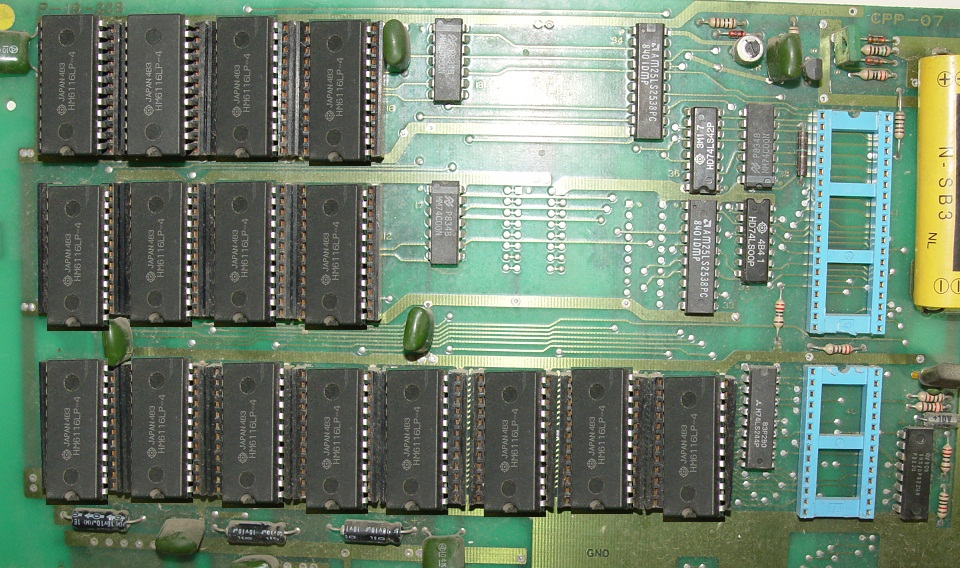
#> input picture Taller8/Imagen0.jpg, 960 x 568 px
$ python Taller8.py
#> lines starting #> are read from the running program, lines starting #| are printed output that depends on the picture; after the words box and inside, x2 and y2 are one past the last pixel; in counts of white or black regions, pixels touching at a corner belong together
import cv2
import numpy as np
import matplotlib.pyplot as plt
import matplotlib.image as mpimg
import math

def getLabel(centroids, cx, cy):
    distances = [math.sqrt((x - cx)**2 + (y - cy)**2) for x, y in centroids]
    closest_label = distances.index(min(distances)) + 1
    return closest_label

centroids = [
    [63, 85], [148, 85], [236, 85], [330, 85],
    [63, 250], [148, 250], [236, 250], [330, 250],
    [63, 428], [148, 428], [236, 428], [330, 428],
    [410, 428], [506, 428], [594, 428], [690, 428]
]

img0 = mpimg.imread('Taller8/Imagen0.jpg')
#> img0 is the input picture: shape (568, 960, 3); mean R, G, B 112.4, 130.9, 111.9
img1 = mpimg.imread('Taller8/Imagen3.jpg')
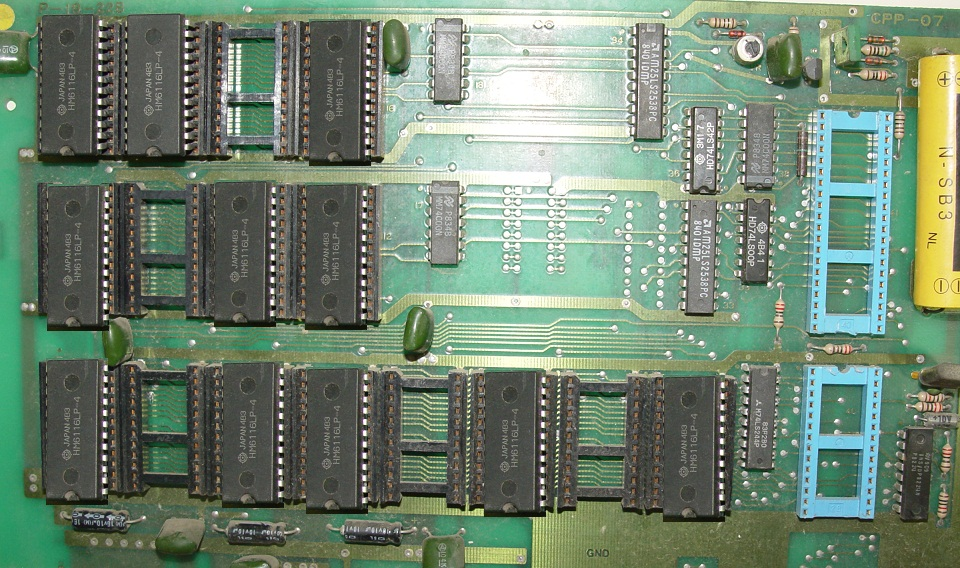
#> input picture Taller8/Imagen3.jpg, 960 x 568 px
#> img1 is the input picture: shape (568, 960, 3); mean R, G, B 113.3, 133.2, 113.1
gray0 = cv2.cvtColor(img0, cv2.COLOR_RGB2GRAY)
gray1 = cv2.cvtColor(img1, cv2.COLOR_RGB2GRAY)
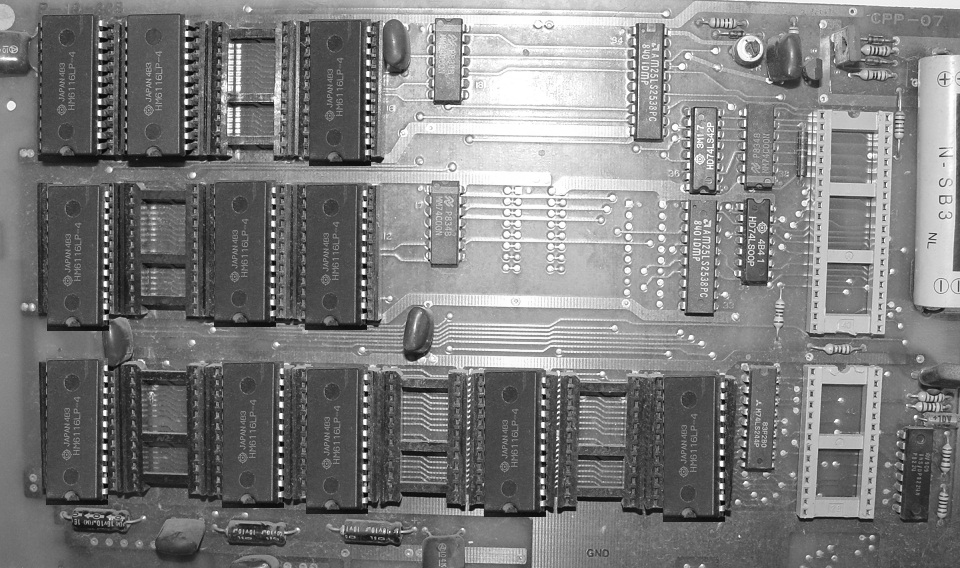
#> gray1: shape (568, 960); min 2, max 255, mean 125
subtraction = gray0 - gray1
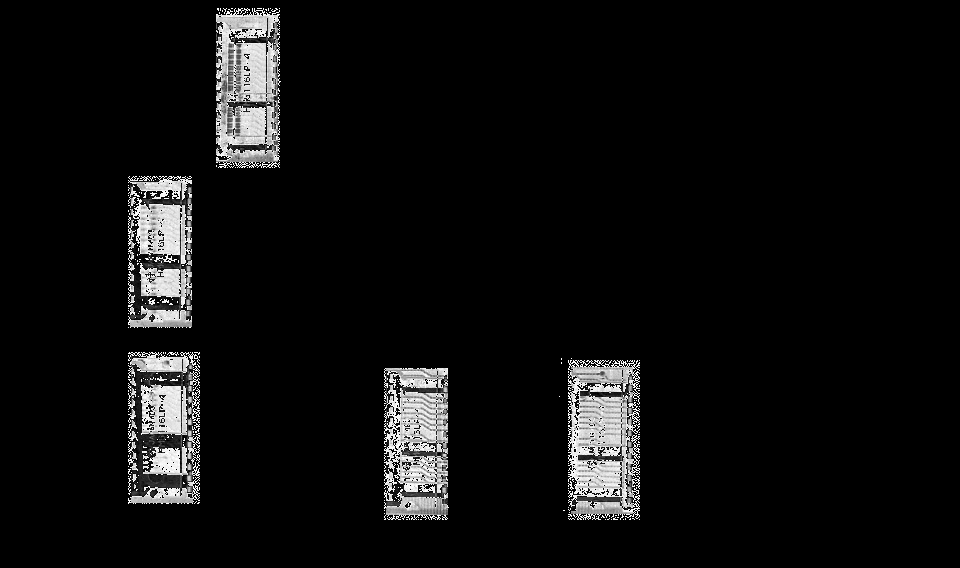
#> subtraction: shape (568, 960); min 0, max 255, mean 14.3
_, binarization = cv2.threshold(subtraction, 1, 250, cv2.THRESH_BINARY)
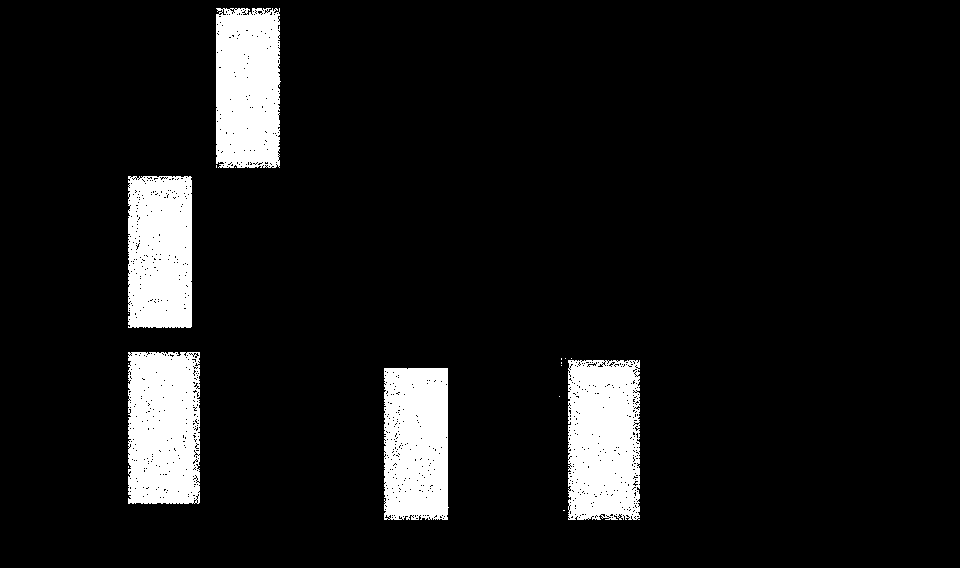
#> binarization: shape (568, 960); values 0 (black) and 250 (white), 9.1% white; 17 white regions (12 under 20 px), largest, box (x1, y1, x2, y2) and area: (568, 360, 640, 520) 10754, (128, 352, 200, 504) 10364, (216, 8, 281, 168) 9805, (384, 368, 449, 520) 9394, (128, 176, 192, 328) 9375
kernel = np.ones((3, 3), np.uint8)
dilation = cv2.dilate(binarization, kernel, iterations=1)
#> dilation: shape (568, 960); values 0 (black) and 250 (white), 10% white; 8 white regions (2 under 20 px), largest, box (x1, y1, x2, y2) and area: (564, 357, 641, 521) 11986, (127, 351, 201, 505) 11381, (215, 7, 282, 169) 10684, (383, 367, 450, 521) 10165, (127, 175, 193, 329) 10151, (560, 357, 563, 367) 30
erosion = cv2.erode(binarization, kernel, iterations=2)
#> erosion: shape (568, 960); values 0 (black) and 250 (white), 5.7% white; 29 white regions (17 under 20 px), largest, box (x1, y1, x2, y2) and area: (218, 15, 278, 162) 6927, (130, 355, 198, 502) 6338, (572, 368, 633, 516) 6147

# Opening operation to remove small noise
opening = cv2.morphologyEx(erosion, cv2.MORPH_OPEN, kernel)
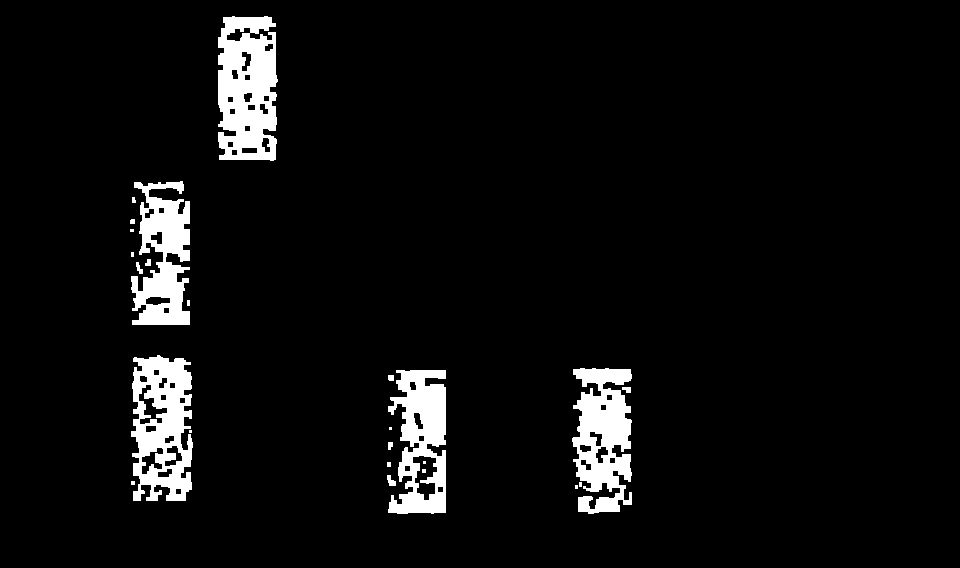
#> opening: shape (568, 960); values 0 (black) and 250 (white), 5.5% white; 24 white regions (10 under 20 px), largest, box (x1, y1, x2, y2) and area: (218, 16, 278, 161) 6847, (131, 355, 193, 501) 6123, (572, 368, 632, 514) 5889

# Paint the holes that are not in the original image in blue
blue_mask = np.zeros_like(img1, dtype=np.uint8)
blue_mask[:, :] = [255, 0, 0]
result_blue = cv2.bitwise_and(blue_mask, blue_mask, mask=binarization)
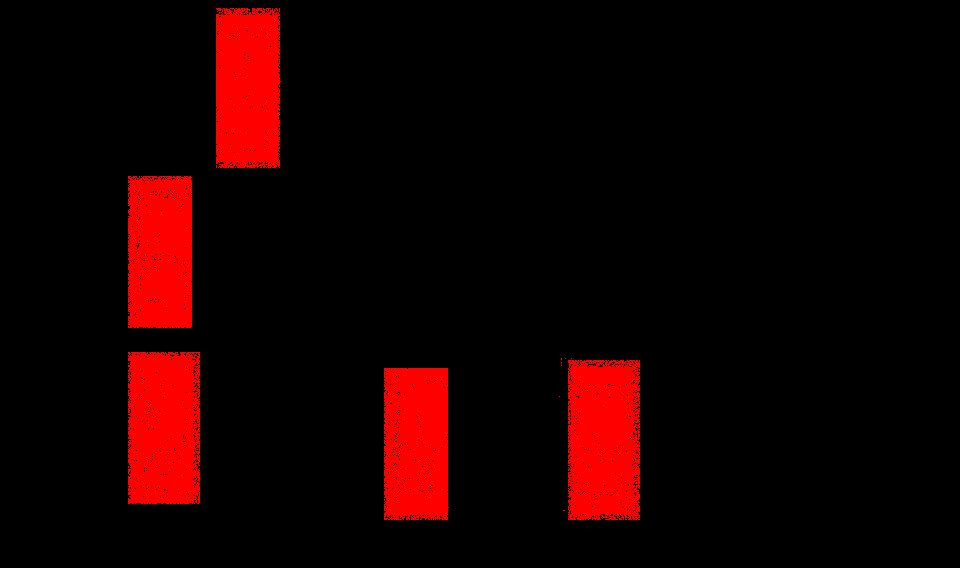
#> result_blue: shape (568, 960, 3); mean of channels 0, 1, 2 23.2, 0, 0; drawn as R, G, B
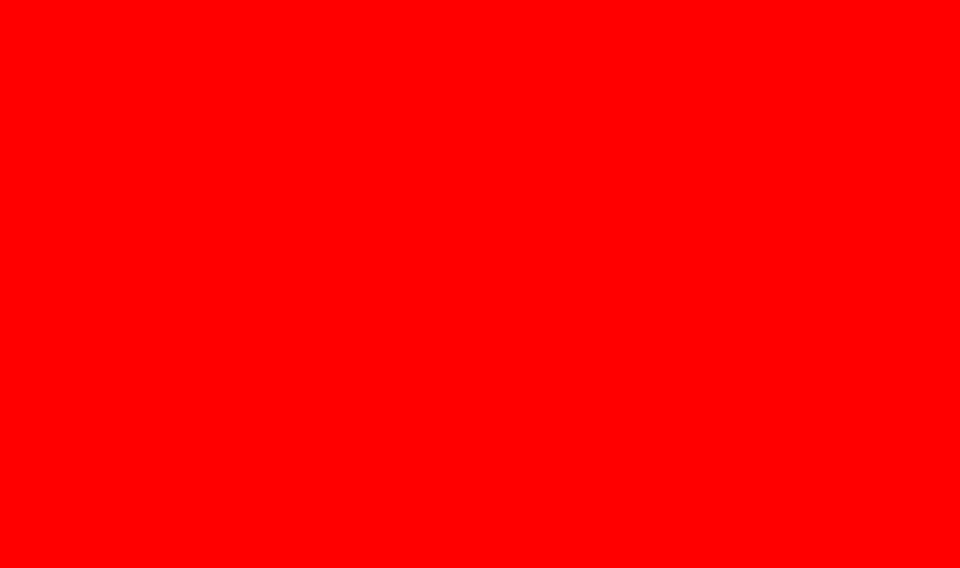
#> blue_mask: shape (568, 960, 3); mean of channels 0, 1, 2 255, 0, 0; drawn as R, G, B

# Identify and write a number and draw a filled blue box only in the blue squares representing missing chips
font = cv2.FONT_HERSHEY_SIMPLEX
chip_number = 1

# Convert the resulting image to grayscale
result_gray = cv2.cvtColor(result_blue, cv2.COLOR_BGR2GRAY)
#> result_gray: shape (568, 960); values 0 (black) and 29 (white), 9.1% white; 17 white regions (12 under 20 px)

# Find contours in the resulting image
contours, _ = cv2.findContours(result_gray, cv2.RETR_EXTERNAL, cv2.CHAIN_APPROX_SIMPLE)
#> contours = 17 contours, 12 with area under 20; largest, box (x1, y1, x2, y2) and area: (568, 360, 640, 520) 11002, (128, 352, 200, 504) 10518, (216, 8, 281, 168) 9754, (128, 176, 192, 328) 9398, (384, 368, 449, 520) 9396

# Calculate the total number of chips
total_chips = len(centroids)

for contour in contours:
    # Calculate the area of the contour
    area = cv2.contourArea(contour)
    # Set an area threshold to identify missing chips
    if area > 200:
        # Get the bounding rectangle
        x, y, w, h = cv2.boundingRect(contour)
        # Draw a filled blue box in the original image
        cv2.rectangle(img1, (x, y), (x+w, y+h), (255, 0, 0), thickness=cv2.FILLED)
        # Calculate the position to place the number
        text_position = (x + w // 2 - 10, y + h // 2 + 5)
        # Calculate the correct number of the missing chip
        chip_number = getLabel(centroids, x + w // 2, y + h // 2)
        # Write the number on the original image
        cv2.putText(img1, str(chip_number), text_position, font, 0.5, (255, 255, 255), 2)
#> this loop made 17 passes
#> (area, x, y, w, h, text_position, closest_label in getLabel, chip_number) on passes 4, 8, 12, 14, 17: (9396, 384, 368, 65, 152, (406, 449), 13, 13), (11002, 568, 360, 72, 160, (594, 445), 15, 15), (10517.5, 128, 352, 72, 152, (154, 433), 10, 10), (9397.5, 128, 176, 64, 152, (150, 257), 6, 6), (9753.5, 216, 8, 65, 160, (238, 93), 3, 3)

# Show the resulting image
cv2.imshow("image", img1)
cv2.waitKey(0)
cv2.destroyAllWindows()
